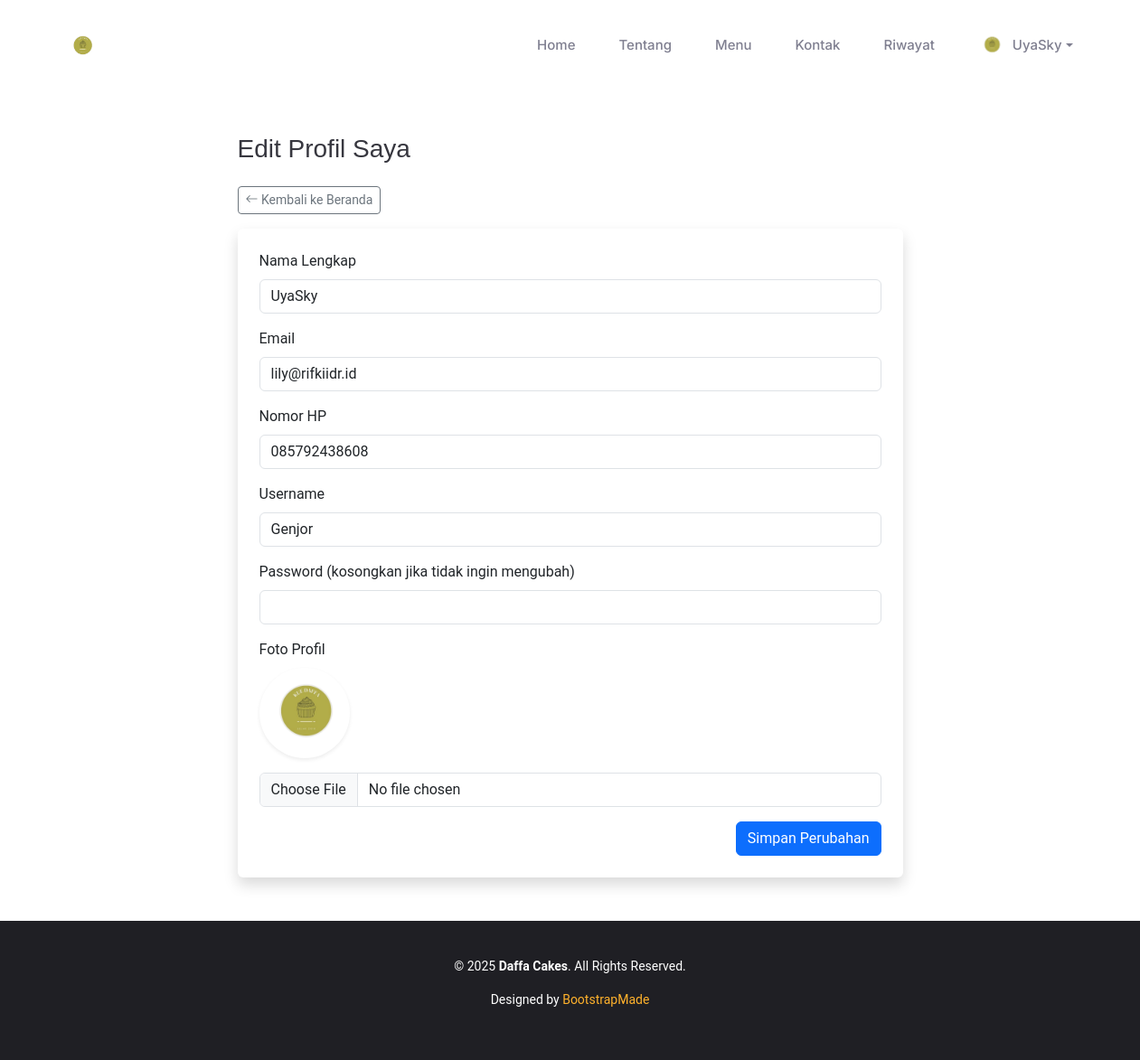
/views/pelanggan/edit_profil.php (signed in), run on the app's committed database.
### tables this page shows
CREATE TABLE `pelanggan` (
  `pelanggan_id` int(11) NOT NULL,
  `nama_lengkap` varchar(100) DEFAULT NULL,
  `email` varchar(100) DEFAULT NULL,
  `password` varchar(255) DEFAULT NULL,
  `alamat` text DEFAULT NULL,
  `no_hp` varchar(20) DEFAULT NULL,
  `created_at` timestamp NOT NULL DEFAULT current_timestamp(),
  `username` varchar(50) DEFAULT NULL,
  `foto` varchar(100) DEFAULT 'default.png'
);

### views/pelanggan/edit_profil.php (the view, shortened to what this page needs)
<?php
require_once '../../config/koneksi.php';
include '../halamanweb/templates/header.php';
?>
<main class="main">
  <section class="section py-5">
    <div class="container">
      <div class="row justify-content-center">
        <div class="col-md-8">
          <h3 class="mb-4">Edit Profil Saya</h3>
          <a href="<?= BASE_URL ?>views/halamanweb/index.php" class="btn btn-sm btn-outline-secondary mb-3">
            <i class="bi bi-arrow-left"></i> Kembali ke Beranda
          </a>
          <form method="POST" action="proses_edit_profil.php" enctype="multipart/form-data" class="bg-white p-4 shadow rounded">
            <div class="mb-3">
              <label class="form-label">Nama Lengkap</label>
              <input type="text" name="nama_lengkap" class="form-control" value="<?= htmlspecialchars($pelanggan['nama_lengkap']) ?>" required>
            </div>
            <div class="mb-3">
              <label class="form-label">Email</label>
              <input type="email" name="email" class="form-control" value="<?= htmlspecialchars($pelanggan['email']) ?>" required>
            </div>
            <div class="mb-3">
              <label class="form-label">Nomor HP</label>
              <input type="text" name="no_hp" class="form-control" value="<?= htmlspecialchars($pelanggan['no_hp']) ?>">
            </div>
            <div class="mb-3">
              <label class="form-label">Username</label>
              <input type="text" name="username" class="form-control" value="<?= htmlspecialchars($pelanggan['username']) ?>">
            </div>
            <div class="mb-3">
              <label class="form-label">Password (kosongkan jika tidak ingin mengubah)</label>
              <input type="password" name="password" class="form-control">
            </div>
            <div class="mb-3">
              <label class="form-label">Foto Profil</label><br>
              <img src="<?= $fotoPath ?>?v=<?= time() ?>" width="100" class="mb-2 rounded-circle shadow-sm">
              <input type="file" name="foto" accept="image/*" class="form-control mt-2">
            </div>
            <div class="text-end">
              <button type="submit" class="btn btn-primary">Simpan Perubahan</button>
            </div>
          </form>
        </div>
      </div>
    </div>
  </section>
</main>
<?php include '../halamanweb/templates/footer.php'; ?>

### views/halamanweb/templates/header.php (shortened to what this page needs)
<?php
require_once __DIR__ . '/../../../config/koneksi.php';
$pelanggan = null;
if (isset($_SESSION['pelanggan_id'])) {
  $id = $_SESSION['pelanggan_id'];
  $result = mysqli_query($conn, "SELECT * FROM pelanggan WHERE pelanggan_id = $id");
  $pelanggan = mysqli_fetch_assoc($result);
}
$currentPage = basename($_SERVER['PHP_SELF']);
$isIndex = $currentPage === 'index.php';
?>
<!DOCTYPE html>
<html lang="id">
<head>
  <link href="<?= ASSET_WEB ?>vendor/bootstrap/css/bootstrap.min.css" rel="stylesheet">
  <link href="<?= ASSET_WEB ?>vendor/bootstrap-icons/bootstrap-icons.css" rel="stylesheet">
  <link href="<?= ASSET_WEB ?>vendor/aos/aos.css" rel="stylesheet">
  <link href="<?= ASSET_WEB ?>vendor/glightbox/css/glightbox.min.css" rel="stylesheet">
  <link href="<?= ASSET_WEB ?>vendor/swiper/swiper-bundle.min.css" rel="stylesheet">
  <link href="<?= ASSET_WEB ?>css/main.css" rel="stylesheet">
</head>
<body class="index-page">
<header id="header" class="header d-flex align-items-center sticky-top">
  <div class="container position-relative d-flex align-items-center justify-content-between">
    <a href="<?= BASE_URL ?>views/halamanweb/index.php" class="logo d-flex align-items-center me-auto me-xl-0">
      <h1 class="sitename"><img src="<?= ASSET_WEB ?>img/daffa_logo.png" alt="Daffa Cakes" style="height: 40px;"></h1>
    </a>
    <nav id="navmenu" class="navmenu">
      <ul class="d-flex align-items-center gap-3">
        <li><a href="<?= $isIndex ? '#hero' : BASE_URL . 'views/halamanweb/index.php#hero' ?>">Home</a></li>
        <li><a href="<?= $isIndex ? '#about' : BASE_URL . 'views/halamanweb/index.php#about' ?>">Tentang</a></li>
        <li><a href="<?= $isIndex ? '#menu' : BASE_URL . 'views/halamanweb/index.php#menu' ?>">Menu</a></li>
        <li><a href="<?= $isIndex ? '#contact' : BASE_URL . 'views/halamanweb/index.php#contact' ?>">Kontak</a></li>
        <?php if ($pelanggan): ?>
          <li><a href="<?= BASE_URL ?>views/pelanggan/riwayat_pelanggan.php">Riwayat</a></li>
          <?php
            $foto = $pelanggan['foto'] ?? '';
            $fotoPath = file_exists(__DIR__ . '/../assets/img/profile/' . $foto)
              ? BASE_URL . 'views/halamanweb/assets/img/profile/' . $foto
              : BASE_URL . 'views/halamanweb/assets/img/profile/default.png';
          ?>
          <li class="dropdown">
            <a href="#" class="dropdown-toggle d-flex align-items-center" data-bs-toggle="dropdown">
              <img src="<?= $fotoPath ?>?v=<?= time() ?>" class="rounded-circle me-2" width="30" height="30" alt="Profil">
              <?= htmlspecialchars($pelanggan['nama_lengkap']) ?>
            </a>
          </li>
        <?php else: ?>
          <li><a href="<?= BASE_URL ?>views/pelanggan/login.php">Login</a></li>
        <?php endif; ?>
      </ul>
    </nav>
  </div>
</header>

### views/halamanweb/assets/css/main.css (style rules this page uses)
:root { --default-font: "Roboto", system-ui, -apple-system, "Segoe UI", Roboto, "Helvetica Neue", Arial, "Noto Sans", "Liberation Sans", sans-serif, "Apple Color Emoji", "Segoe UI Emoji", "Segoe UI Symbol", "Noto Color Emoji"; --heading-font: "Amatic SC", sans-serif; --nav-font: "Inter", sans-serif; }
:root { --background-color: #ffffff; --default-color: #212529; --heading-color: #37373f; --accent-color: #FFB22C; --surface-color: #ffffff; --contrast-color: #ffffff; }
:root { --nav-color: #7f7f90; --nav-hover-color: #FFB22C; --nav-mobile-background-color: #ffffff; --nav-dropdown-background-color: #ffffff; --nav-dropdown-color: #7f7f90; --nav-dropdown-hover-color: #FFB22C; }
:root { scroll-behavior: smooth; }
body { color: var(--default-color); background-color: var(--background-color); font-family: var(--default-font); }
a { color: var(--accent-color); text-decoration: none; transition: 0.3s; }
h1, h2, h3, h4, h5, h6 { color: var(--heading-color); font-family: var(--heading-font); }
.header { color: var(--default-color); background-color: var(--background-color); padding: 20px 0; transition: all 0.5s; z-index: 997; }
.header .logo { line-height: 1; }
.header .logo img { max-height: 36px; margin-right: 8px; }
.header .logo h1 { font-size: 30px; margin: 0; font-weight: 700; color: var(--heading-color); font-family: var(--default-font); }
@media (min-width: 1200px) { .navmenu { padding: 0; } }
@media (min-width: 1200px) { .navmenu ul { margin: 0; padding: 0; display: flex; list-style: none; align-items: center; } }
@media (min-width: 1200px) { .navmenu li { position: relative; } }
@media (min-width: 1200px) { .navmenu>ul>li { white-space: nowrap; padding: 15px 14px; } }
@media (min-width: 1200px) { .navmenu>ul>li:last-child { padding-right: 0; } }
@media (min-width: 1200px) { .navmenu a, .navmenu a:focus { color: var(--nav-color); font-size: 15px; padding: 0 2px; font-family: var(--nav-font); font-weight: 500; display: flex; align-items: center; justify-content: space-between; white-space: nowrap; transition: 0.3s; position: relative; } }
@media (min-width: 1200px) { .navmenu>ul>li>a:before { content: ""; position: absolute; height: 2px; bottom: -6px; left: 0; background-color: var(--nav-hover-color); visibility: hidden; width: 0px; transition: all 0.3s ease-in-out 0s; } }
section, .section { color: var(--default-color); background-color: var(--background-color); padding: 60px 0; scroll-margin-top: 92px; overflow: clip; }
html, body { height: 100%; display: flex; flex-direction: column; }
main.main { flex: 1; }

### data on the page
pelanggan: foto (picture), nama_lengkap "UyaSky", email "lily@rifkiidr.id", no_hp "085792438608", username "Genjor"
